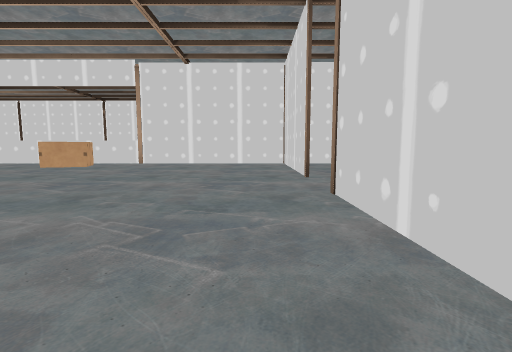
[1] (above)

15 first-person views from a walk through a 3-D level made in the Unity game engine. The camera is 0.42 m above the floor, tilts 6° down and sees 85° across. The floor is counted in squares, 1 m on a side. Each view is taken from the middle of a square. On the plan, view 1 faces up. The plan holds only what a view shows up to about 9 squares ahead; the rest is blank. The place goes on beyond the plan. The player character is not drawn. Some animated figures are left out. Door leaves are left out, so doorways stand open. Some surface patterns are stand-ins.

[2]
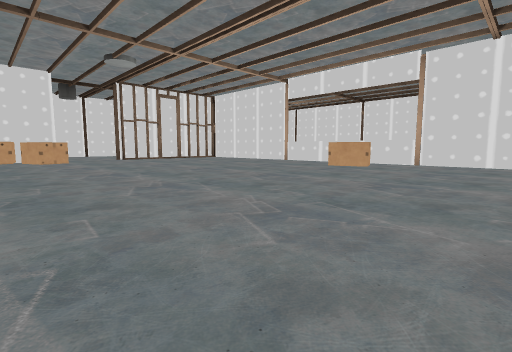

[3]
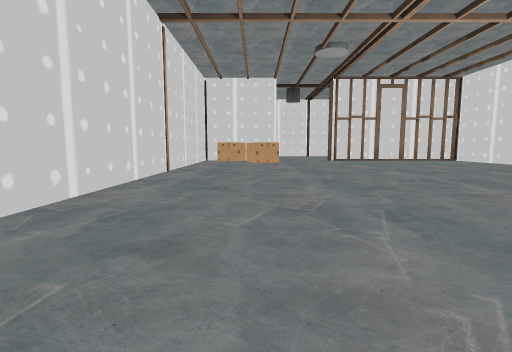

[4]
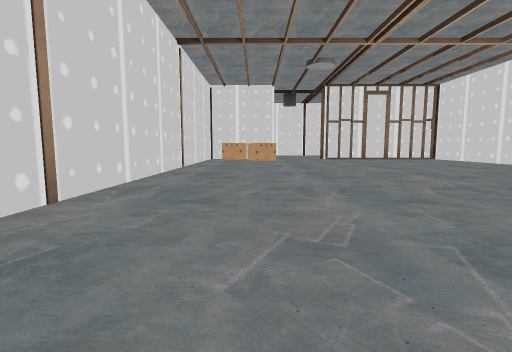

[5]
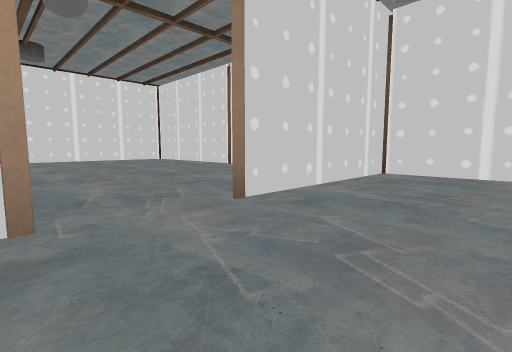

[6]
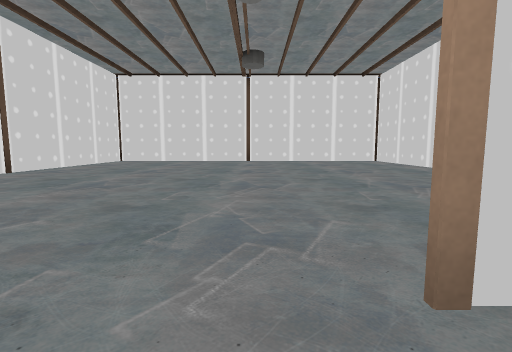

[7]
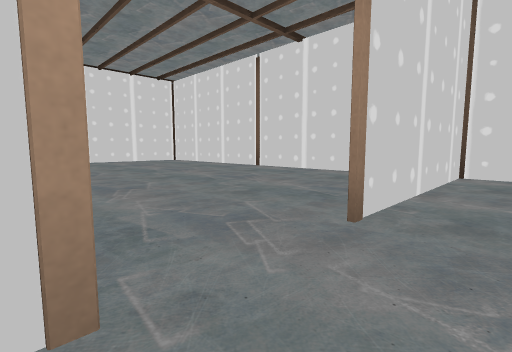

[8]
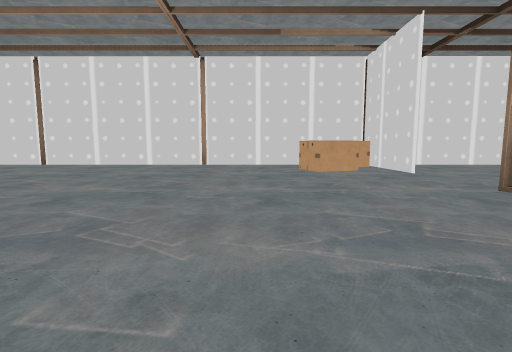

[9]
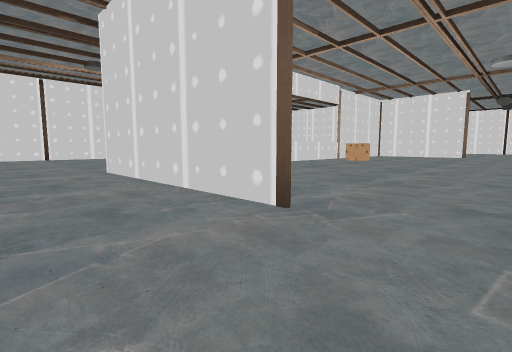

[10]
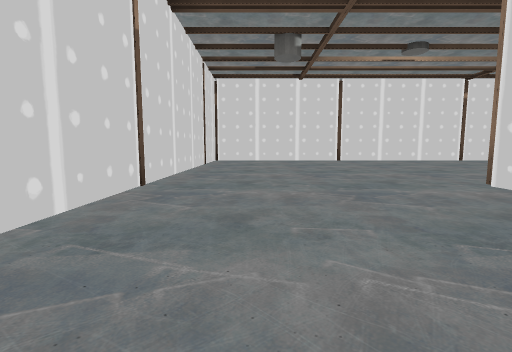

[11]
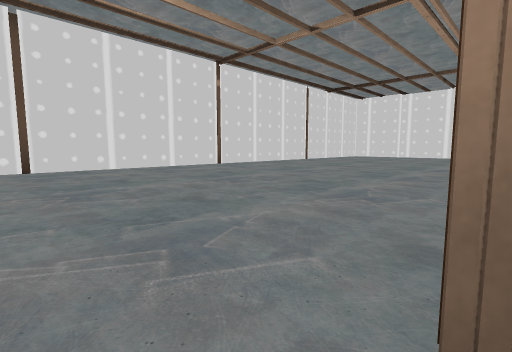

[12]
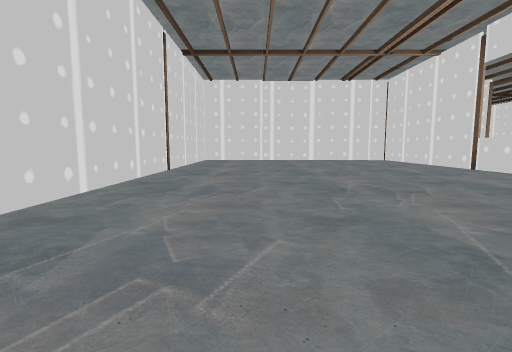

[13]
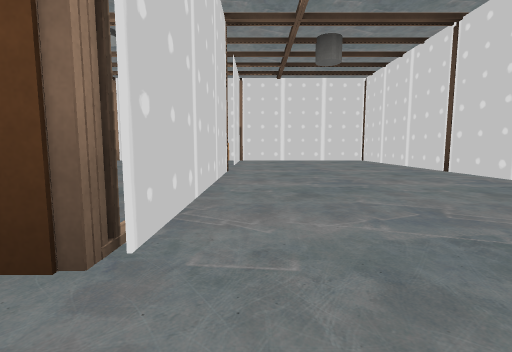

[14]
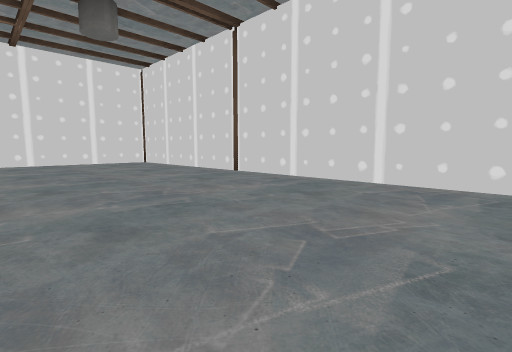

[15]
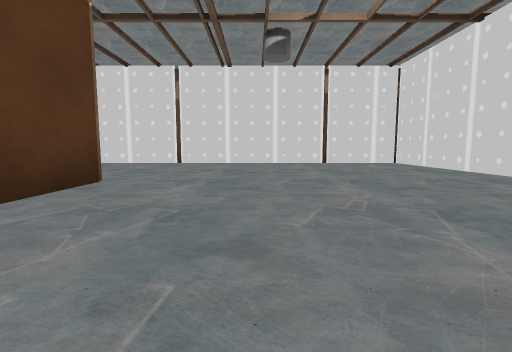

### Floor plan
Points are (right, up) in squares from view 1. A wall is a line through its corners. A room is listed if a view was taken in it or the views show most of it. See-through windows are left out.
Room 1 (views 1, 2, 3, 4, 5, 6, 7, 8)
walls: (0.7, 3.7) (0.7, 6.9); (-11.5, -0.5) (0.7, -0.5) (0.7, 2.6); (2, 7) (-10.5, 7) (-10.5, 3.1)
ways out: opening at (-10.5, 0.5) to room 2; open door at (-10.5, 2.5) to room 2; opening at (1, 3) to room 3
objects: other object (-10, 0); other object (-10, 1) to (-9, 1); other object (-4, 6)
Room 2 (views 9, 10, 11, 12, 13, 14, 15)
walls: (-3.8, 7.1) (0.8, 7.1); (-10.4, 3.1) (-10.4, 7.1) (-9, 7.1); (0.7, 6.9) (0.7, 12.6) (-14.2, 12.6) (-14.2, -0.5) (-11.5, -0.5)
ways out: opening at (-10.5, 0.5) to room 1; open door at (-10.5, 2.5) to room 1
Room 3 (no view inside)
walls: (2.2, -0.5) (8.2, -0.5) (8.2, 7) (4.2, 7)
ways out: opening at (1, 3) to room 1

Positions as (right, up) in squares from view 1, and headings:
1: (0, 0), facing up
2: (-1, 0), facing up-left
3: (-2, 1), facing left
4: (-1, 1), facing left
5: (-1, 4), facing down-right
6: (0, 3), facing right
7: (0, 4), facing down-right
8: (-8, 6), facing down
9: (-12, 2), facing up-right
10: (-13, 4), facing up
11: (-11, 7), facing up-right
12: (-8, 11), facing right
13: (-11, 8), facing down
14: (-11, 7), facing down-left
15: (-7, 9), facing left
